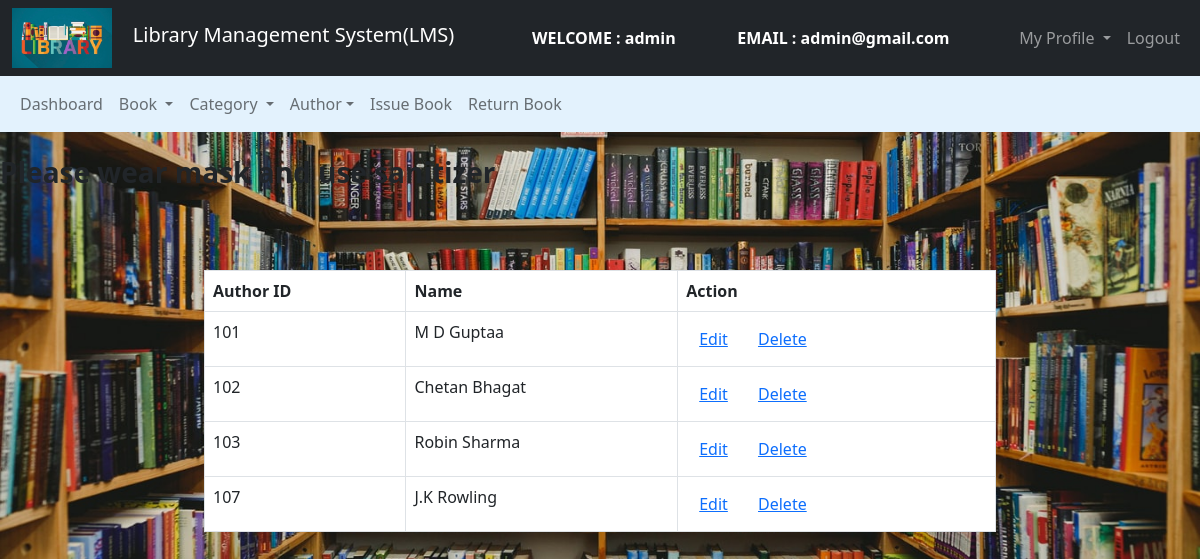
The app's page /Admin/Author/manage_author.php (signed in), older data.
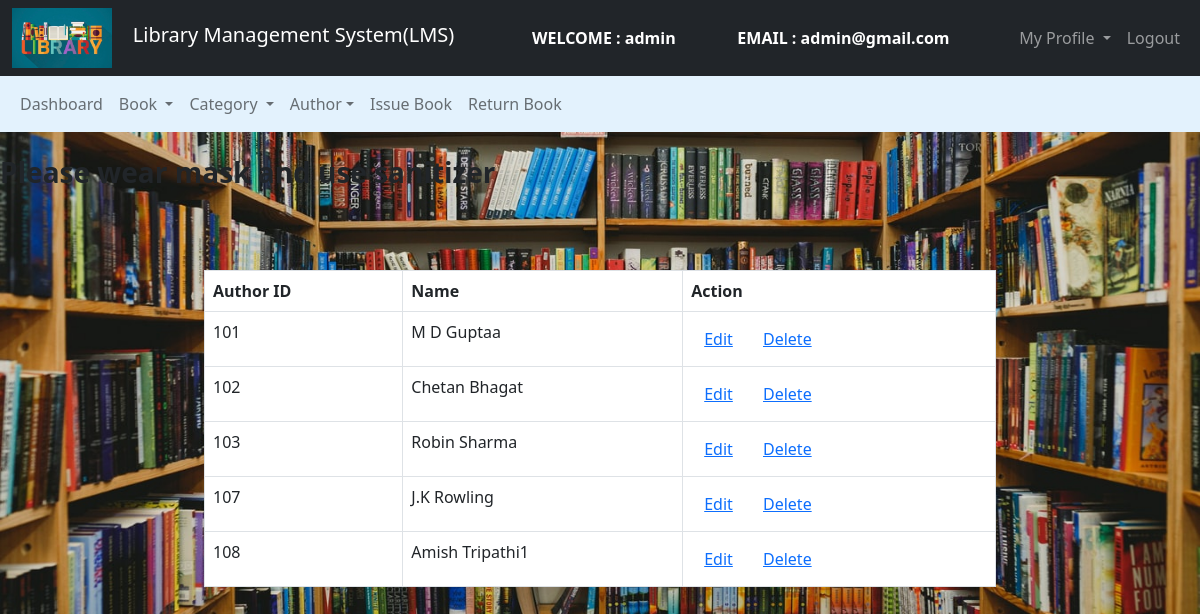
The same page, newer data.
### tables this page shows
CREATE TABLE `authors` (
  `author_id` int(11) NOT NULL,
  `author_name` varchar(250) NOT NULL
);

### Admin/Author/manage_author.php (the view, shortened to what this page needs)
<!DOCTYPE html>
<html>
<head>
    <link href="https://cdn.jsdelivr.net/npm/bootstrap@5.0.0-beta2/dist/css/bootstrap.min.css" rel="stylesheet">
</head>
<body>
    <nav class="navbar navbar-expand-lg navbar-dark bg-dark">
        <div class="container-fluid">
            <div class="navbar-header">
                <img src="../images/abc1.jpeg" width="100" height="60"> &nbsp &nbsp
                <a class="navbar-brand" href="../admin_dashboard.php">Library Management System(LMS)</a>
            </div>
            <font style="color: white">
                <span>
                    <strong>
                        WELCOME : <?php echo $_SESSION['name']; ?></strong>
                </span>
            </font>
            <font style="color: white">
                <span>
                    <strong>
                        EMAIL : <?php echo $_SESSION['email']; ?></strong>
                </span>
            </font>
            <ul class="nav navbar-nav navbar-right">
                <li class="nav-item dropdown">
                    <a class="nav-link dropdown-toggle" data-toggle="dropdown">
                        My Profile
                    </a>
                </li>
                <li class="nav-item"><a class="nav-link" href="../../logout.php">
                        Logout
                    </a></li>
            </ul>
        </div>
    </nav>
    <nav class="navbar navbar-expand-lg navbar-light" style="background-color: #e3f2fd">
        <div class="container-fluid">
            <ul class="nav navbar-nav navbar-center">
                <li class="nav-item">
                    <a href="../admin_dashboard.php" class="nav-link">
                        Dashboard
                    </a>
                </li>
                <li class="nav-item dropdown ">
                    <a class="nav-link dropdown-toggle" data-toggle="dropdown"> Book
                    </a>
                </li>
                <li class="nav-item dropdown ">
                    <a class="nav-link dropdown-toggle" data-toggle="dropdown"> Category </a>
                </li>
                <li class="nav-item dropdown ">
                    <a class="nav-link dropdown-toggle" data-toggle="dropdown"> Author</a>
                </li>
                <li class="nav-item">
                    <a href="../Book/issue_book.php" class="nav-link">
                        Issue Book</a>
                </li>
                <li class="nav-item">
                    <a href="../Book/return_book.php" class="nav-link">
                        Return Book</a>
                </li>
            </ul>
        </div>
    </nav>
    <br>
    <?php include '../../header.php'; ?><br><br>
    <div class="row">
        <div class="col-md-2"></div>
        <div class="col-md-8">
            <table class="table table-bordered table-hover">
                <thead>
                    <tr>
                        <th>Author ID</th>
                        <th>Name</th>
                        <th>Action</th>
                    </tr>
                </thead>
                <?php
                $connection = mysqli_connect("localhost", "root", "");
                $query = "select * from authors";
                $query_run = mysqli_query($connection, $query);
                while ($row = mysqli_fetch_assoc($query_run)) {
                ?>
                    <tr>
                        <td><?php echo $row['author_id']; ?></td>
                        <td><?php echo $row['author_name']; ?></td>
                        <td>
                            <button class="btn" name=""><a href="edit_author.php?aid=<?php echo $row['author_id']; ?>">Edit</a></button>
                            <button class="btn" name=""><a href="delete_author.php?aid=<?php echo $row['author_id']; ?>">Delete</a></button>
                        </td>
                    </tr>
                <?php
                }
                ?>
            </table>
        </div>
        <div class="col-md-2"></div>
    </div>
</body>
</html>

Row changes from the older to the newer data that the page shows:
added authors: author_id "108", author_name "Amish Tripathi1"
